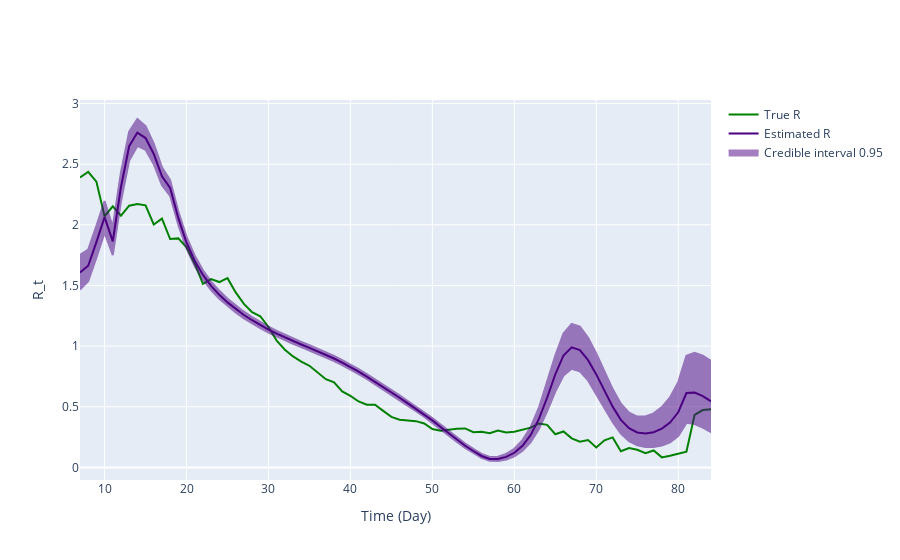

The notebook cell saved with this chart:
### Markdown cell above
Based on this interpolation result, we want to predict the $R_t$ values. However, using `branchpro` to predict $R_t$ requires the incidences on each day rather than prevalence (total number of infection). Therefore, we develop a package named `EpiPI` to predict the incidecnes. Running the `EpiPI` part firstly will help you to define the variables in the following block. Assume we get the predicted incidecnes, we can use `branchpro` to estimate the $R_t$ given a serial interval.

### Code cell
# Use incidence data to predict R_t value

# Define variables needed for calculating R_t
tau = 6
R_t_start = tau+1
a = 1
b = 1/5

ws_mean = 4
ws_var = 3**2
theta_num = ws_var / ws_mean
k = ws_mean / theta_num
w_dist = scipy.stats.gamma(k, scale=theta_num)
disc_w = w_dist.pdf(range(len(theta)))
serial_interval = disc_w

# Plot comparison between the true and predicted R_t
# Transform our incidence data into pandas dataframes
inc_data = pd.DataFrame(
    {
        'Time': np.arange(len(theta)),
        'Incidence Number': pre_I
    }
)

inference = branchpro.BranchProPosterior(
    inc_data=inc_data,
    daily_serial_interval=serial_interval,
    alpha=a,
    beta=1/b)

inference.run_inference(tau=tau)
intervals = inference.get_intervals(central_prob=.95)

# Transform our true incidence data into pandas dataframes
inc_data_true = pd.DataFrame(
    {
        'Time': np.arange(len(theta)),
        'Incidence Number': incidences_true[:len(theta)]
    }
)

inference_true = branchpro.BranchProPosterior(
    inc_data=inc_data_true,
    daily_serial_interval=serial_interval,
    alpha=a,
    beta=1/b)

inference_true.run_inference(tau=tau)
intervals_true = inference_true.get_intervals(central_prob=.95)

fig = ReproductionNumberPlot()

fig.add_interval_true_rt(intervals_true)  # Here I used a modified version of branchpro method to plot the true R_t
fig.add_interval_rt(intervals)

fig.update_labels(time_label='Time (Day)', r_label='R_t')

fig.show_figure()

### Figure 1 — Plotly figure (JSON) as saved in the notebook; plotly's stock layout.template omitted (floating-point values rounded to 4 significant figures; data arrays with more than 128 entries replaced by an {"elided": "..."} marker saying what was removed)
{"data": [{"line": {"color": "green"}, "mode": "lines", "name": "True R", "type": "scatter", "x": [7, 8, 9, 10, 11, 12, 13, 14, 15, 16, 17, 18, 19, 20, 21, 22, 23, 24, 25, 26, 27, 28, 29, 30, 31, 32, 33, 34, 35, 36, 37, 38, 39, 40, 41, 42, 43, 44, 45, 46, 47, 48, 49, 50, 51, 52, 53, 54, 55, 56, 57, 58, 59, 60, 61, 62, 63, 64, 65, 66, 67, 68, 69, 70, 71, 72, 73, 74, 75, 76, 77, 78, 79, 80, 81, 82, 83, 84], "y": [2.391, 2.437, 2.356, 2.071, 2.153, 2.075, 2.158, 2.172, 2.161, 2.003, 2.052, 1.883, 1.888, 1.815, 1.68, 1.514, 1.553, 1.528, 1.561, 1.443, 1.349, 1.28, 1.247, 1.158, 1.046, 0.9707, 0.9152, 0.8729, 0.8381, 0.7817, 0.7276, 0.7017, 0.6273, 0.5902, 0.544, 0.517, 0.5173, 0.4667, 0.417, 0.3939, 0.3867, 0.3818, 0.3624, 0.3164, 0.3033, 0.3126, 0.3194, 0.3215, 0.2902, 0.2941, 0.2818, 0.3035, 0.2883, 0.2939, 0.3119, 0.3284, 0.3629, 0.3515, 0.2739, 0.2964, 0.2399, 0.2117, 0.2258, 0.1653, 0.2235, 0.2476, 0.1335, 0.1595, 0.1454, 0.1168, 0.1398, 0.0832, 0.09726, 0.1132, 0.1293, 0.4333, 0.4733, 0.479]}, {"line": {"color": "indigo"}, "mode": "lines", "name": "Estimated R", "type": "scatter", "x": [7, 8, 9, 10, 11, 12, 13, 14, 15, 16, 17, 18, 19, 20, 21, 22, 23, 24, 25, 26, 27, 28, 29, 30, 31, 32, 33, 34, 35, 36, 37, 38, 39, 40, 41, 42, 43, 44, 45, 46, 47, 48, 49, 50, 51, 52, 53, 54, 55, 56, 57, 58, 59, 60, 61, 62, 63, 64, 65, 66, 67, 68, 69, 70, 71, 72, 73, 74, 75, 76, 77, 78, 79, 80, 81, 82, 83, 84], "y": [1.607, 1.663, 1.858, 2.063, 1.864, 2.313, 2.649, 2.761, 2.716, 2.584, 2.4, 2.304, 2.055, 1.853, 1.703, 1.587, 1.497, 1.423, 1.361, 1.306, 1.257, 1.214, 1.173, 1.137, 1.103, 1.071, 1.042, 1.014, 0.9856, 0.9576, 0.9284, 0.898, 0.8642, 0.8287, 0.7898, 0.7492, 0.7067, 0.6635, 0.6184, 0.5745, 0.5288, 0.4838, 0.4376, 0.3884, 0.3341, 0.2803, 0.2282, 0.1792, 0.1355, 0.0947, 0.07013, 0.06996, 0.08682, 0.1211, 0.1785, 0.2681, 0.4003, 0.5747, 0.7666, 0.9232, 0.99, 0.9678, 0.8848, 0.7672, 0.6331, 0.5014, 0.3926, 0.3234, 0.2886, 0.2802, 0.2907, 0.3199, 0.3698, 0.4547, 0.6134, 0.6169, 0.588, 0.5454]}, {"fill": "toself", "fillcolor": "indigo", "line": {"color": "indigo"}, "mode": "lines", "name": "Credible interval 0.95", "opacity": 0.5, "type": "scatter", "x": {"elided": "156 int values"}, "y": {"elided": "156 float values"}}], "layout": {"hovermode": "x unified", "xaxis": {"title": {"text": "Time (Day)"}}, "yaxis": {"title": {"text": "R_t"}}}}
